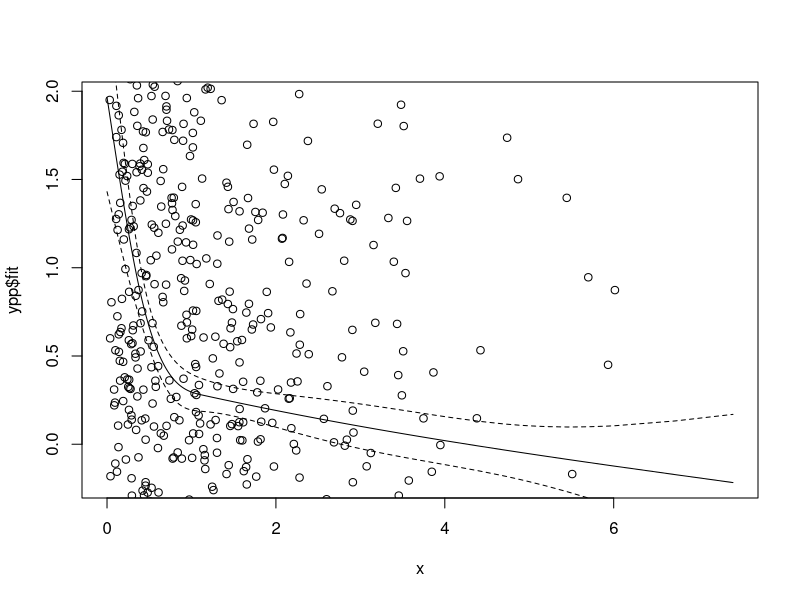

This chart was generated by the following R code:
library(splines)
library(glmmTMB)

set.seed(1001)
n <- 1000
a <- 1
b <- 3
c <- 1
d <- 2
x <- sort(rexp(n))
v <- a + b/x
m <- c/(1+d*x^2)

y <- rnorm(n, mean=m, sd=sqrt(v))

gtfit <- glmmTMB(y~ns(x, 3)
	, dispformula = ~ns(x, 3)
)
summary(gtfit)

ypp <- predict(gtfit, se.fit=TRUE)

plot(x, ypp$fit, type="l")
lines(x, ypp$fit-ypp$se.fit, lty=2)
lines(x, ypp$fit+ypp$se.fit, lty=2)
points(x, y)
